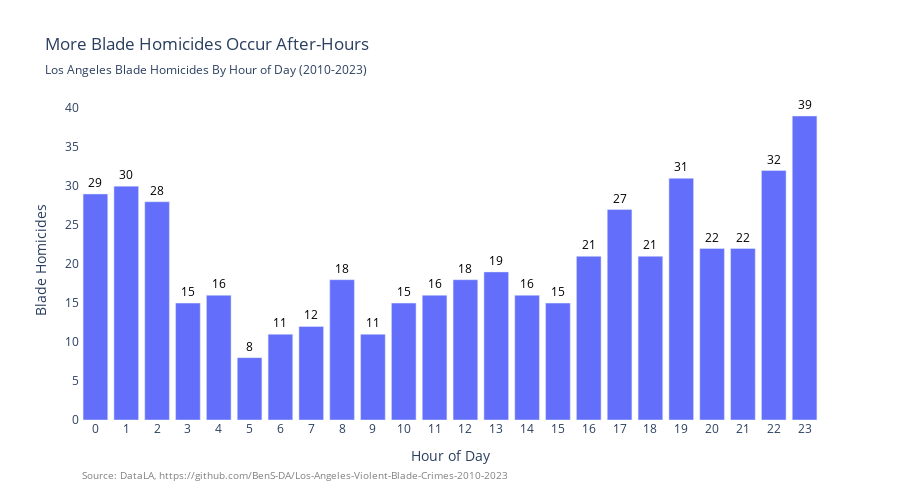

Write notebook code for a chart like this one.
### Code cell
tod = blade_homicide['HOUR'].value_counts().sort_index()
tod_bar = px.bar(tod,x=tod.index, y = tod.values, title = 'More Blade Homicides Occur After-Hours', 
    subtitle = "Los Angeles Blade Homicides By Hour of Day (2010-2023)", text = tod.values, height = 500)
tod_bar.update_layout(xaxis_title = "Hour of Day",yaxis_title="Blade Homicides")
tod_bar.update_xaxes(type='category')
tod_bar.update_layout(
    paper_bgcolor='rgba(0, 0, 0, 0)',
    plot_bgcolor='rgba(0, 0, 0, 0)'
)
tod_bar.update_traces(textposition='outside')
tod_bar.update_traces(textfont_color='black')

tod_bar.add_annotation(
    text=f"Source: DataLA, https://github.com/BenS-DA/Los-Angeles-Violent-Blade-Crimes-2010-2023",
    showarrow=False,
    x=0,
    y=-0.2,
    xref="paper",
    yref="paper",
    xanchor="left",
    yanchor="bottom",
    font=dict(size=10, color="grey"),
    align="left"
)

tod_bar.show()

### Figure 1 — Plotly figure (JSON) as saved in the notebook; plotly's stock layout.template omitted (floating-point values rounded to 4 significant figures)
{"data": [{"hovertemplate": "HOUR=%{x}<br>y=%{y}<br>text=%{text}<extra></extra>", "legendgroup": "", "marker": {"color": "#636efa", "pattern": {"shape": ""}}, "name": "", "orientation": "v", "showlegend": false, "text": [29.0, 30.0, 28.0, 15.0, 16.0, 8.0, 11.0, 12.0, 18.0, 11.0, 15.0, 16.0, 18.0, 19.0, 16.0, 15.0, 21.0, 27.0, 21.0, 31.0, 22.0, 22.0, 32.0, 39.0], "textfont": {"color": "black"}, "textposition": "outside", "type": "bar", "x": [0, 1, 2, 3, 4, 5, 6, 7, 8, 9, 10, 11, 12, 13, 14, 15, 16, 17, 18, 19, 20, 21, 22, 23], "xaxis": "x", "y": [29, 30, 28, 15, 16, 8, 11, 12, 18, 11, 15, 16, 18, 19, 16, 15, 21, 27, 21, 31, 22, 22, 32, 39], "yaxis": "y"}], "layout": {"annotations": [{"align": "left", "font": {"color": "grey", "size": 10}, "showarrow": false, "text": "Source: DataLA, https://github.com/BenS-DA/Los-Angeles-Violent-Blade-Crimes-2010-2023", "x": 0, "xanchor": "left", "xref": "paper", "y": -0.2, "yanchor": "bottom", "yref": "paper"}], "barmode": "relative", "height": 500, "legend": {"tracegroupgap": 0}, "paper_bgcolor": "rgba(0, 0, 0, 0)", "plot_bgcolor": "rgba(0, 0, 0, 0)", "title": {"subtitle": {"text": "Los Angeles Blade Homicides By Hour of Day (2010-2023)"}, "text": "More Blade Homicides Occur After-Hours"}, "xaxis": {"anchor": "y", "domain": [0, 1], "title": {"text": "Hour of Day"}, "type": "category"}, "yaxis": {"anchor": "x", "domain": [0, 1], "title": {"text": "Blade Homicides"}}}}
